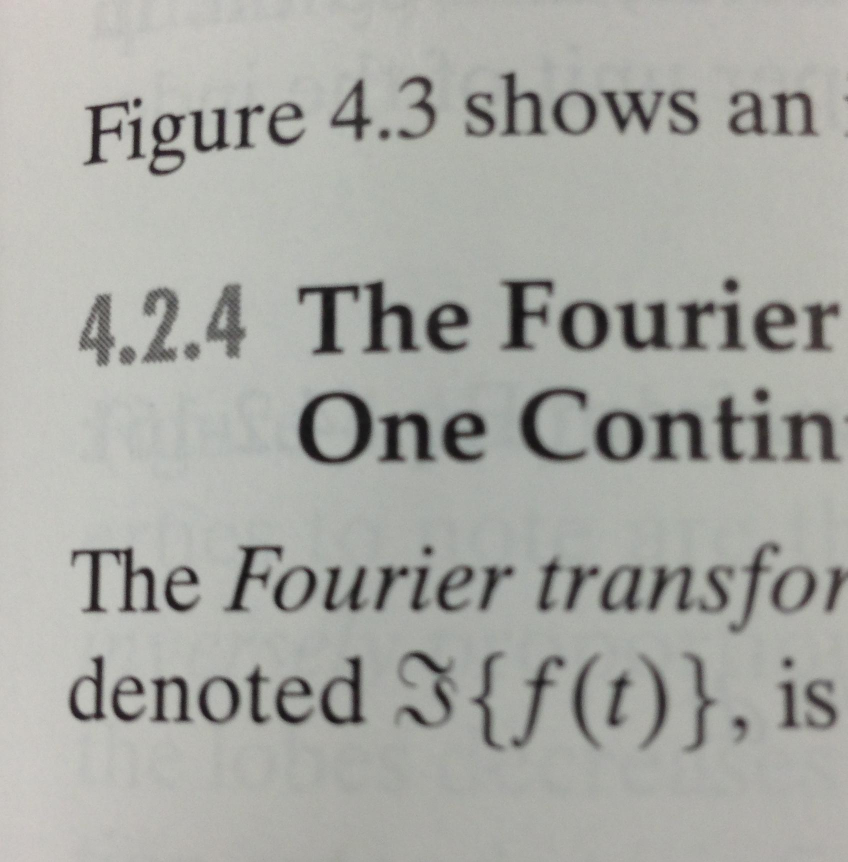
%> input picture act5/text.PNG, 1695 x 1724 px (shown at 1/2 size)
$ octave act5.m   (GNU Octave 9; MATLAB toolbox functions it lacks are replaced by stand-ins)
%> lines starting %> are read from the running program, lines starting %| are printed output that depends on the picture; in (x1, y1, x2, y2) boxes, pixels count from 0 and x2, y2 are one past the last pixel; in counts of white or black regions, pixels touching at a corner belong together; the program's own positions count from 1
close all;
img = imresize(imread('text.PNG'), [1024 1024]);
gray_img = rgb2gray(img);

no_of_white = sum(sum(gray_img >= 200));
%> no_of_white = 17081
no_of_black = sum(sum(gray_img <= 15));
%> no_of_black = 0
sum_white_black_px = no_of_white + no_of_black;
%> sum_white_black_px = 17081

binary_img = gray_img < 160;
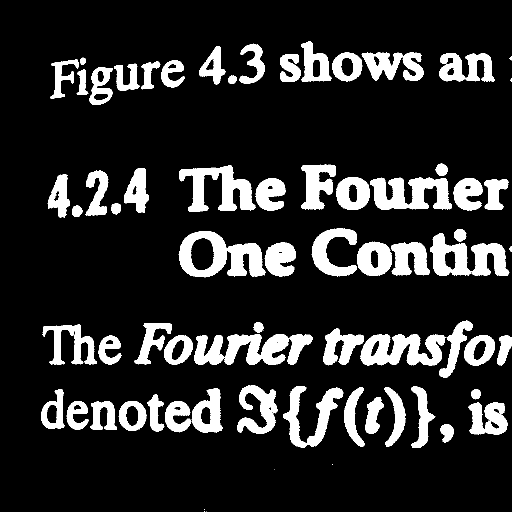
%> binary_img: size 1024x1024 logical (shown at 1/2 size); 15.7% white; 75 white regions (10 under 20 px), largest, box (x1, y1, x2, y2) and area: (357, 462, 531, 555) 8313, (388, 668, 578, 730) 7540, (860, 466, 1019, 552) 7310

se = strel('disk',2);

figure(1)
imshow(binary_img);
title('Binary Img');

figure(2)
% Erode
subplot(2,2,1);
eroded_img = imerode(binary_img, se);
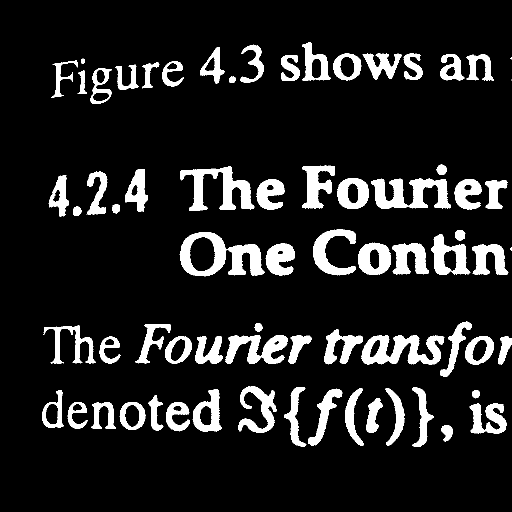
%> eroded_img: size 1024x1024 logical (shown at 1/2 size); 11.9% white; 71 white regions (3 under 20 px), largest, box (x1, y1, x2, y2) and area: (359, 464, 529, 553) 6741, (723, 670, 889, 730) 5671, (743, 357, 902, 418) 5523
imshow(eroded_img);
title('(a) Erored');

% Dilate
dil_img = imdilate(binary_img, se);
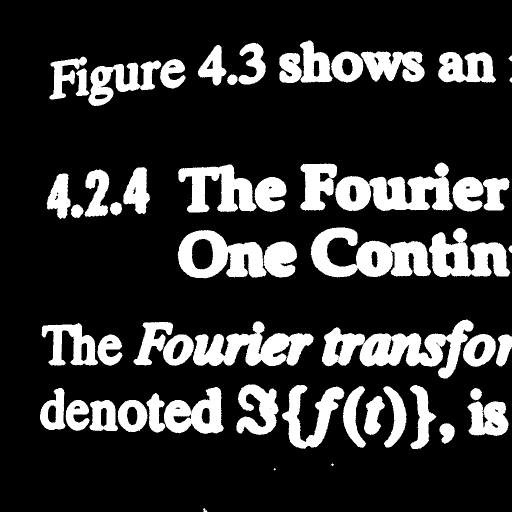
%> dil_img: size 1024x1024 logical (shown at 1/2 size); 19.5% white; 56 white regions (2 under 20 px), largest, box (x1, y1, x2, y2) and area: (644, 639, 947, 757) 15602, (621, 454, 862, 555) 13308, (670, 325, 906, 422) 12521
subplot(2,2,2);
imshow(dil_img);
title('(b) Dilated');

% Closing
closed_img = imclose(binary_img, se);
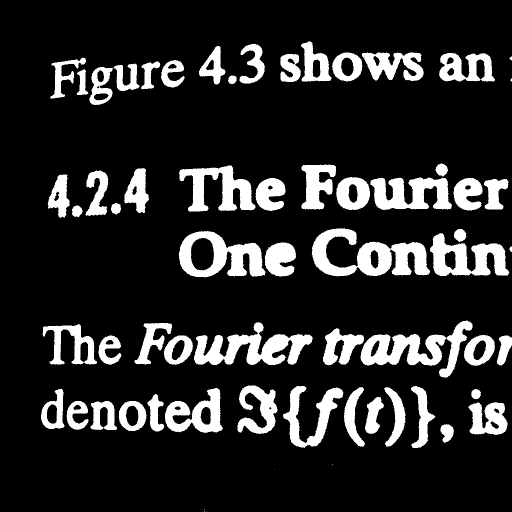
%> closed_img: size 1024x1024 logical (shown at 1/2 size); 15.8% white; 63 white regions (6 under 20 px), largest, box (x1, y1, x2, y2) and area: (623, 456, 860, 553) 11270, (721, 641, 945, 755) 9700, (388, 644, 625, 730) 9566
subplot(2,2,3);
imshow(eroded_img);
title('(c) Closed');


% Opening
opened_img = imopen(binary_img, se);
%> opened_img: size 1024x1024 logical; 15.6% white; 69 white regions (1 under 20 px), largest, box (x1, y1, x2, y2) and area: (357, 462, 531, 555) 8279, (721, 668, 891, 732) 7119, (741, 355, 904, 420) 6875
subplot(2,2,4);
imshow(opened_img);
title('(d) Opened');
